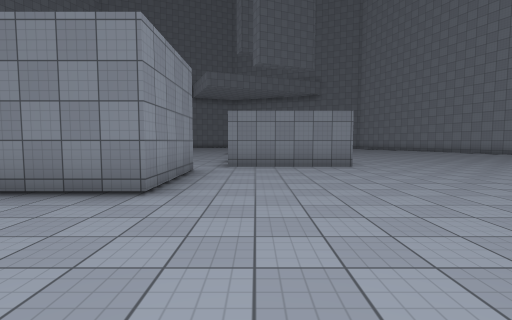
[1] (above)

18 first-person views from a walk through a scene from a Unity 3-D project. The camera is 1.4 m above the floor, tilts 4° down and sees 85° across. The floor is counted in squares, 2 m on a side. Each view is taken from the middle of a square. On the plan, view 1 faces up. The plan holds only what a view shows up to about 9 squares ahead; the rest is blank. The place goes on beyond the plan. The player character is not drawn. Surface patterns are stand-ins for the level's own textures.

[2]
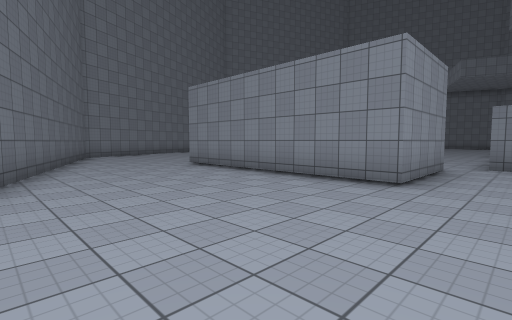

[3]
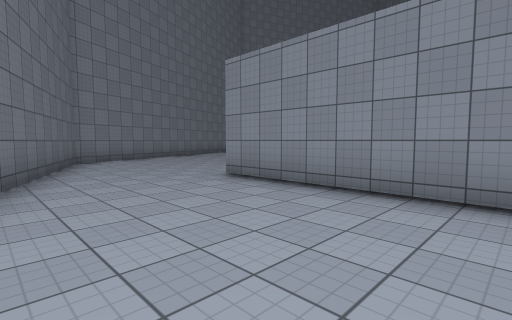

[4]
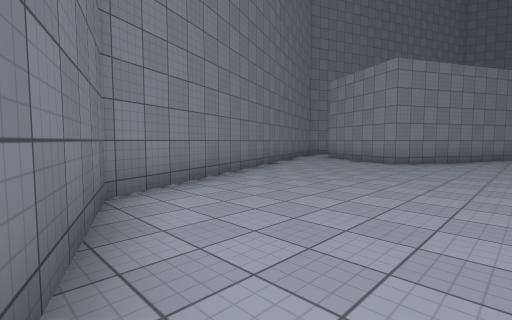

[5]
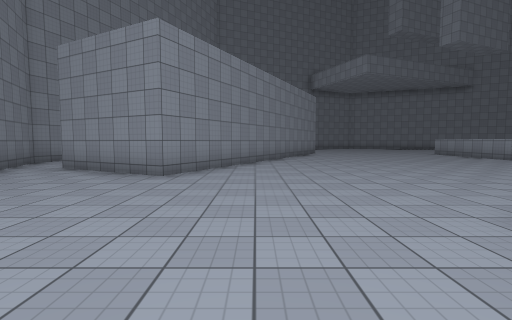

[6]
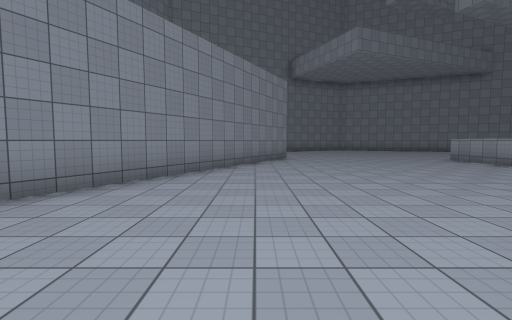

[7]
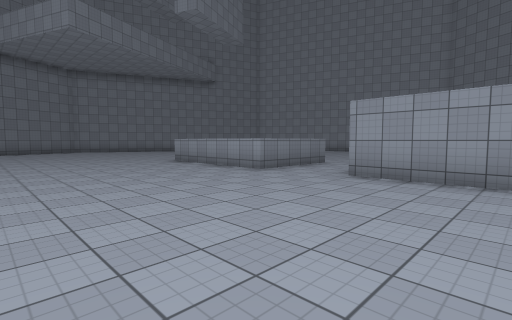

[8]
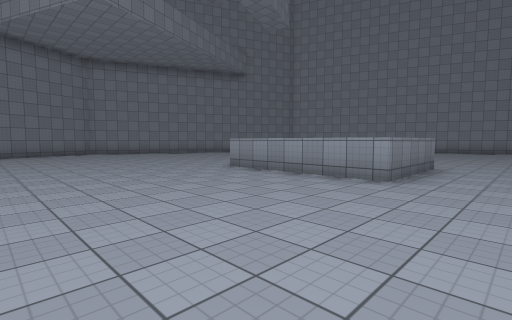

[9]
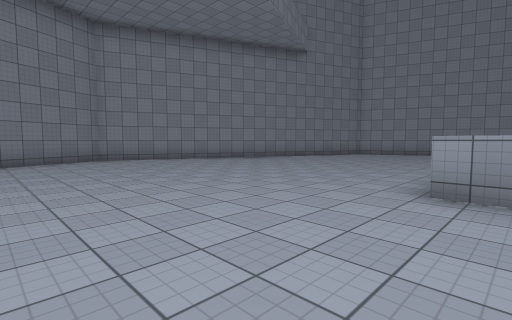

[10]
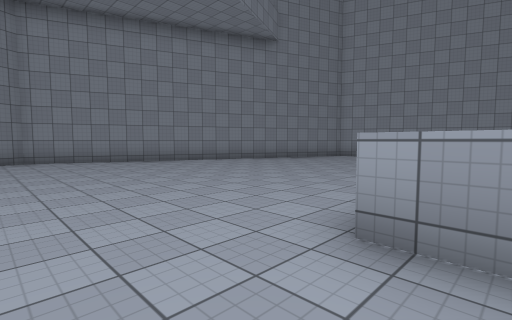

[11]
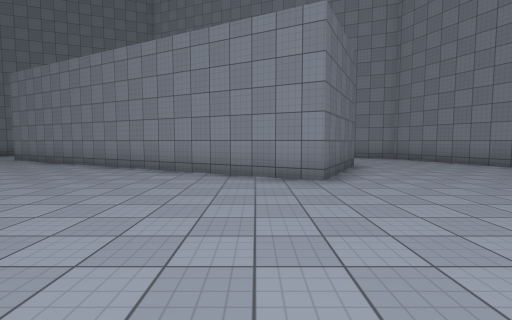

[12]
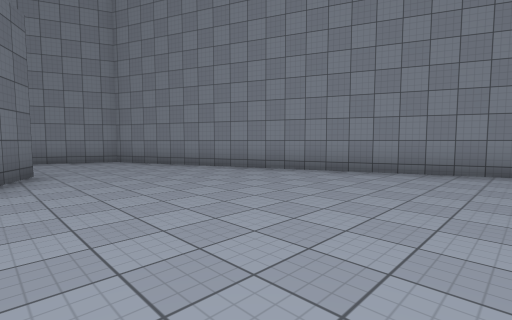

[13]
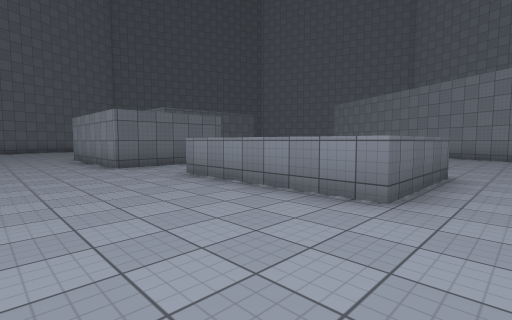

[14]
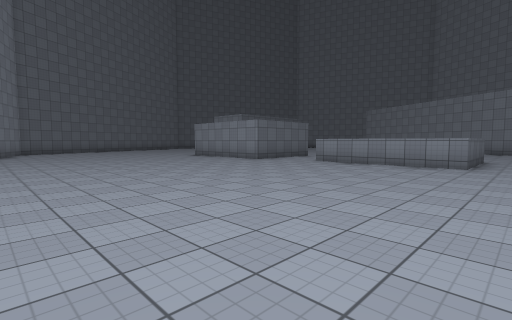

[15]
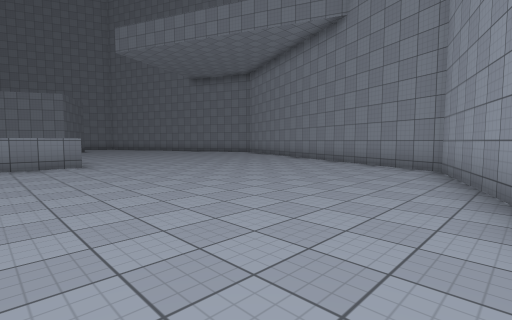

[16]
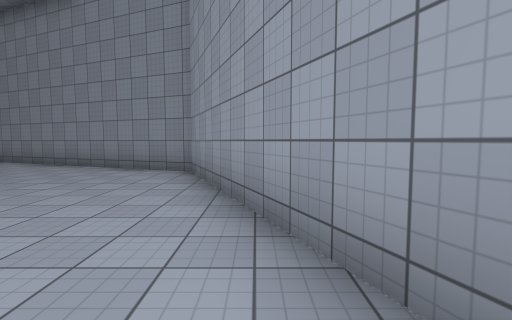

[17]
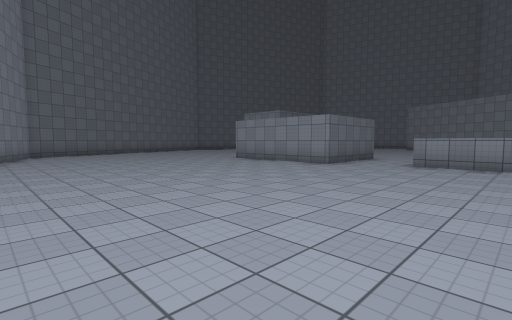

[18]
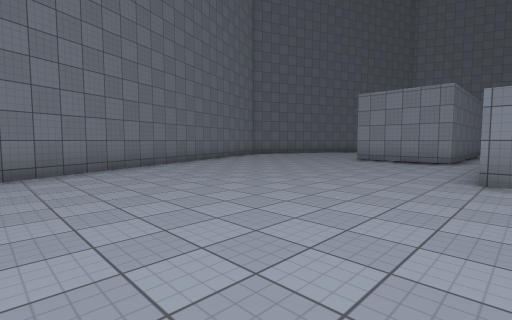

### Floor plan
Points are (right, up) in squares from view 1. A wall is a line through its corners. A room is listed if a view was taken in it or the views show most of it. See-through windows are left out.
Room 1 (views 1, 2, 3, 4, 5, 6, 7, 8, 9, 10, 11, 12, 13, 14, 15, 16, 17, 18)
walls: (-1.1, 13.7) (-1.1, 17.9) (1.8, 17.9) (1.8, 13.7) (-1.1, 13.7); (-0.7, 9.1) (-0.7, 11.6) (2.6, 11.6) (2.6, 7.4) (-0.8, 7.4); (-3.1, 6.3) (-1.4, 6.3) (-1.4, 3.6) (-7.5, 3.6); (-9.9, 20.8) (-6.8, 19.2) (-11.9, 9.5) (-14.9, 11.1); (10.8, 17.7) (8.6, 23.2) (1.7, 26); (0.2, 26.6) (-2, 27.5) (-12.6, 23.2) (-13.5, 21.1); (9.3, 3.9) (9.5, 4.5); (3.3, -0.1) (7.8, 1.8); (-15, 7.9) (-12.6, 2.1) (-5.6, -0.8); (-16.7, 13.1) (-16.9, 12.7) (-16.1, 10.6)

Positions as (right, up) in squares from view 1, and headings:
1: (0, 0), facing up
2: (0, -1), facing up-left
3: (-3, 0), facing up-left
4: (-9, 1), facing up-left
5: (-10, 4), facing up
6: (-8, 8), facing up
7: (-6, 9), facing up-right
8: (-6, 12), facing up-right
9: (-5, 17), facing up-right
10: (-3, 17), facing up-right
11: (-2, 18), facing left
12: (-3, 20), facing up-left
13: (5, 19), facing down-left
14: (10, 19), facing down-left
15: (10, 16), facing up-left
16: (10, 17), facing up
17: (10, 16), facing down-left
18: (8, 8), facing down-left
